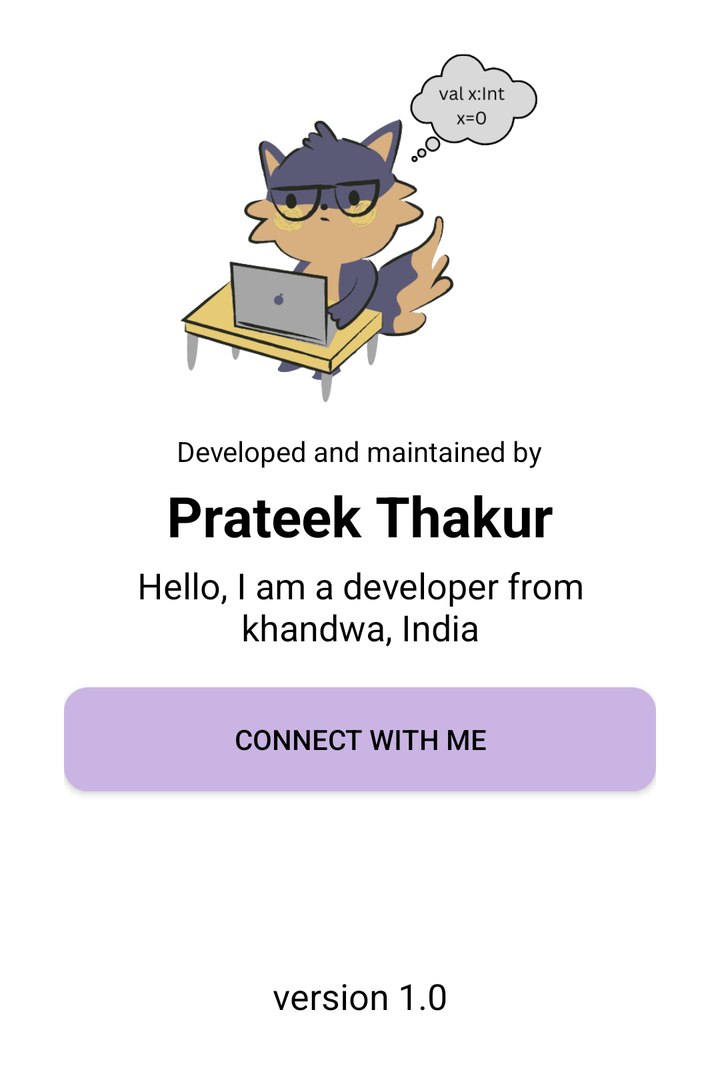
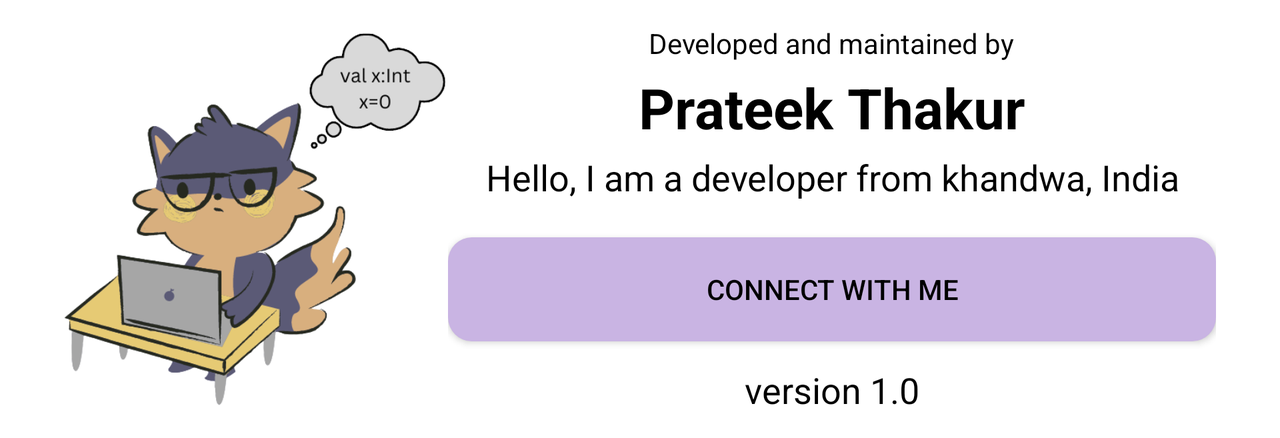

One screen, two layout resources from the same app: the default and the repository's alternative for another configuration. Each is rendered where Android would select it; the XML of both is given below.
<!-- AndroidManifest.xml: application theme Theme.Tasks -->
<!-- res/layout/activity_about.xml -->
<?xml version="1.0" encoding="utf-8"?>
<ScrollView xmlns:android="http://schemas.android.com/apk/res/android"
    xmlns:app="http://schemas.android.com/apk/res-auto"
    xmlns:tools="http://schemas.android.com/tools"
    android:layout_width="match_parent"
    android:layout_height="wrap_content"
    tools:context=".AboutActivity"
    android:paddingHorizontal="32dp">

    <LinearLayout
        android:layout_width="match_parent"
        android:layout_height="wrap_content"
        android:orientation="vertical"
        android:layout_gravity="center"
        android:gravity="center">

        <ImageView
            android:layout_marginTop="24dp"
            android:layout_width="180dp"
            android:layout_height="180dp"
            android:src="@drawable/developer_avtar"
            android:contentDescription="@string/image"/>

        <TextView
            android:layout_width="wrap_content"
            android:layout_height="wrap_content"
            android:layout_marginTop="12dp"
            android:text="@string/developer_intro"/>

        <TextView
            android:layout_width="wrap_content"
            android:layout_height="wrap_content"
            android:layout_marginTop="4dp"
            android:text="@string/prateek_thakur"
            android:textSize="28sp"
            android:textStyle="bold"/>

        <TextView
            android:layout_width="wrap_content"
            android:layout_height="wrap_content"
            android:layout_marginTop="4dp"
            android:text="@string/about_me"
            android:textSize="18sp"
            android:gravity="center"/>

        <androidx.appcompat.widget.AppCompatButton
            android:id="@+id/github_button"
            android:layout_width="match_parent"
            android:layout_height="52dp"
            android:layout_marginTop="18dp"
            android:maxWidth="400dp"
            android:text="@string/connect_with_me"
            android:background="@drawable/button_background"/>

        <androidx.appcompat.widget.AppCompatButton
            android:layout_width="match_parent"
            android:layout_height="52dp"
            android:layout_marginTop="18dp"
            android:maxWidth="400dp"
            android:text="@string/explore_more_apps"
            android:background="@drawable/button_background"
            android:visibility="gone"/>

        <ImageView
            android:layout_width="60dp"
            android:layout_height="60dp"
            android:layout_marginTop="18dp"
            android:src="@drawable/github_logo"
            android:contentDescription="@string/image" />

        <TextView
            android:layout_width="wrap_content"
            android:layout_height="wrap_content"
            android:layout_marginTop="12dp"
            android:layout_marginBottom="24dp"
            android:text="@string/version"
            android:textSize="18sp"/>

    </LinearLayout>

</ScrollView>
<!-- resources referenced by this layout -->
<resources>
  <!-- drawable button_background (drawable) -->
  <?xml version="1.0" encoding="utf-8"?>
  <shape xmlns:android="http://schemas.android.com/apk/res/android"
      android:shape="rectangle">
      <solid android:color="@color/lavender_blue"/>
      <corners android:radius="12dp"/>
  </shape>
  <!-- drawable developer_avtar: png bitmap (drawable-v24, 63022 bytes) -->
  <string name="about_me">Hello, I am a developer from khandwa, India</string>
  <string name="connect_with_me">Connect with me</string>
  <string name="developer_intro">Developed and maintained by</string>
  <string name="explore_more_apps">Explore more apps</string>
  <string name="image">Image</string>
  <string name="prateek_thakur">Prateek Thakur</string>
  <string name="version">version 1.0</string>
  <style name="Theme.Tasks" parent="Theme.MaterialComponents.DayNight.DarkActionBar">
          
          <item name="colorPrimary">@color/lavender_blue</item>
          <item name="colorPrimaryVariant">@color/blizzard_blue</item>
          <item name="colorOnPrimary">@color/white</item>
          
          <item name="colorSecondary">@color/bisque</item>
          <item name="colorSecondaryVariant">@color/salmon_pink</item>
          <item name="colorOnSecondary">@color/black</item>
          
          <item name="android:statusBarColor">?attr/colorPrimary</item>
          
          <item name="android:textColor">@color/black</item>
          <item name="cardBackgroundColor">@color/card_background_light</item>
      </style>
  <color name="lavender_blue">#C9B4E3</color>
  <color name="blizzard_blue">#A0DAE4</color>
  <color name="white">#FFFFFF</color>
  <color name="bisque">#DDC19E</color>
  <color name="salmon_pink">#F4989C</color>
  <color name="black">#000000</color>
  <color name="card_background_light">#D5F0F8</color>
</resources>
<!-- res/layout-land/activity_about.xml (the repository's variant of the layout above) -->
<!-- drawn on the phone turned sideways -->
<?xml version="1.0" encoding="utf-8"?>
<LinearLayout xmlns:android="http://schemas.android.com/apk/res/android"
    xmlns:app="http://schemas.android.com/apk/res-auto"
    xmlns:tools="http://schemas.android.com/tools"
    android:layout_width="match_parent"
    android:layout_height="wrap_content"
    android:orientation="horizontal"
    android:layout_gravity="center"
    android:gravity="center"
    android:paddingHorizontal="32dp"
    tools:context=".AboutActivity">

    <ImageView
        android:layout_width="0dp"
        android:layout_height="match_parent"
        android:layout_weight="1"
        android:contentDescription="@string/image"
        android:src="@drawable/developer_avtar" />

    <ScrollView
        android:layout_width="0dp"
        android:layout_height="wrap_content"
        android:layout_weight="2"
        android:scrollbars="none">

        <LinearLayout
            android:layout_width="match_parent"
            android:layout_height="wrap_content"
            android:gravity="center"
            android:orientation="vertical">

            <TextView
                android:layout_width="wrap_content"
                android:layout_height="wrap_content"
                android:layout_marginTop="12dp"
                android:text="@string/developer_intro" />

            <TextView
                android:layout_width="wrap_content"
                android:layout_height="wrap_content"
                android:layout_marginTop="4dp"
                android:text="@string/prateek_thakur"
                android:textSize="28sp"
                android:textStyle="bold" />

            <TextView
                android:layout_width="wrap_content"
                android:layout_height="wrap_content"
                android:layout_marginTop="4dp"
                android:gravity="center"
                android:text="@string/about_me"
                android:textSize="18sp" />

            <androidx.appcompat.widget.AppCompatButton
                android:id="@+id/github_button"
                android:layout_width="match_parent"
                android:layout_height="52dp"
                android:layout_marginTop="18dp"
                android:background="@drawable/button_background"
                android:maxWidth="400dp"
                android:text="@string/connect_with_me" />

            <androidx.appcompat.widget.AppCompatButton
                android:layout_width="match_parent"
                android:layout_height="52dp"
                android:layout_marginTop="18dp"
                android:background="@drawable/button_background"
                android:maxWidth="400dp"
                android:text="@string/explore_more_apps"
                android:visibility="gone"/>

            <TextView
                android:layout_width="wrap_content"
                android:layout_height="wrap_content"
                android:layout_marginTop="12dp"
                android:layout_marginBottom="12dp"
                android:text="@string/version"
                android:textSize="18sp" />

        </LinearLayout>

    </ScrollView>

</LinearLayout>
